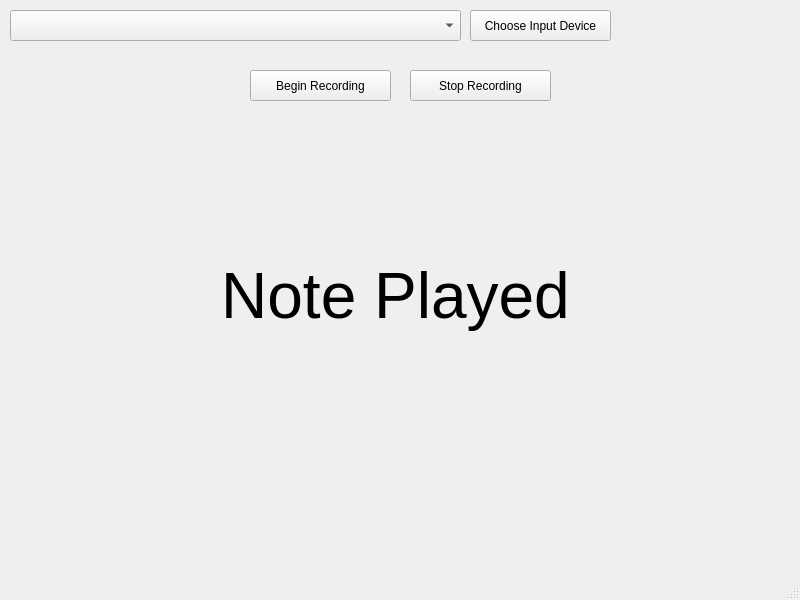
<?xml version="1.0" encoding="UTF-8"?>
<ui version="4.0">
 <class>detectorMain</class>
 <widget class="QMainWindow" name="detectorMain">
  <property name="geometry">
   <rect>
    <x>0</x>
    <y>0</y>
    <width>800</width>
    <height>600</height>
   </rect>
  </property>
  <property name="windowTitle">
   <string>detectorMain</string>
  </property>
  <widget class="QWidget" name="centralwidget">
   <widget class="QPushButton" name="chooseInputDeviceButton">
    <property name="geometry">
     <rect>
      <x>470</x>
      <y>10</y>
      <width>141</width>
      <height>31</height>
     </rect>
    </property>
    <property name="text">
     <string>Choose Input Device</string>
    </property>
   </widget>
   <widget class="QPushButton" name="beginRecordingButton">
    <property name="geometry">
     <rect>
      <x>250</x>
      <y>70</y>
      <width>141</width>
      <height>31</height>
     </rect>
    </property>
    <property name="text">
     <string>Begin Recording</string>
    </property>
   </widget>
   <widget class="QLabel" name="noteLabel">
    <property name="geometry">
     <rect>
      <x>170</x>
      <y>130</y>
      <width>451</width>
      <height>331</height>
     </rect>
    </property>
    <property name="font">
     <font>
      <pointsize>48</pointsize>
     </font>
    </property>
    <property name="text">
     <string>Note Played</string>
    </property>
    <property name="alignment">
     <set>Qt::AlignCenter</set>
    </property>
   </widget>
   <widget class="QPushButton" name="stopRecordingButton">
    <property name="geometry">
     <rect>
      <x>410</x>
      <y>70</y>
      <width>141</width>
      <height>31</height>
     </rect>
    </property>
    <property name="text">
     <string>Stop Recording</string>
    </property>
   </widget>
   <widget class="QComboBox" name="inputDevicesComboBox">
    <property name="geometry">
     <rect>
      <x>10</x>
      <y>10</y>
      <width>451</width>
      <height>31</height>
     </rect>
    </property>
   </widget>
  </widget>
  <widget class="QMenuBar" name="menubar">
   <property name="geometry">
    <rect>
     <x>0</x>
     <y>0</y>
     <width>800</width>
     <height>25</height>
    </rect>
   </property>
  </widget>
  <widget class="QStatusBar" name="statusbar"/>
 </widget>
 <resources/>
 <connections/>
</ui>
